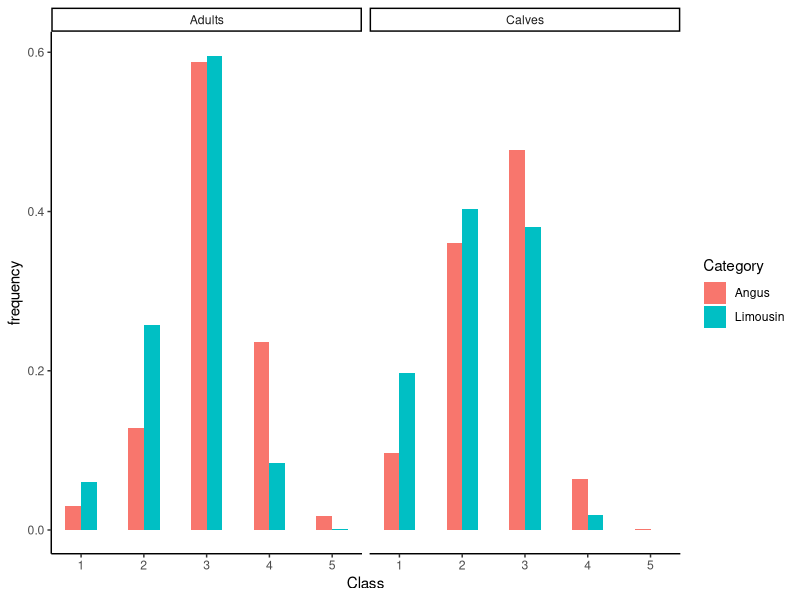
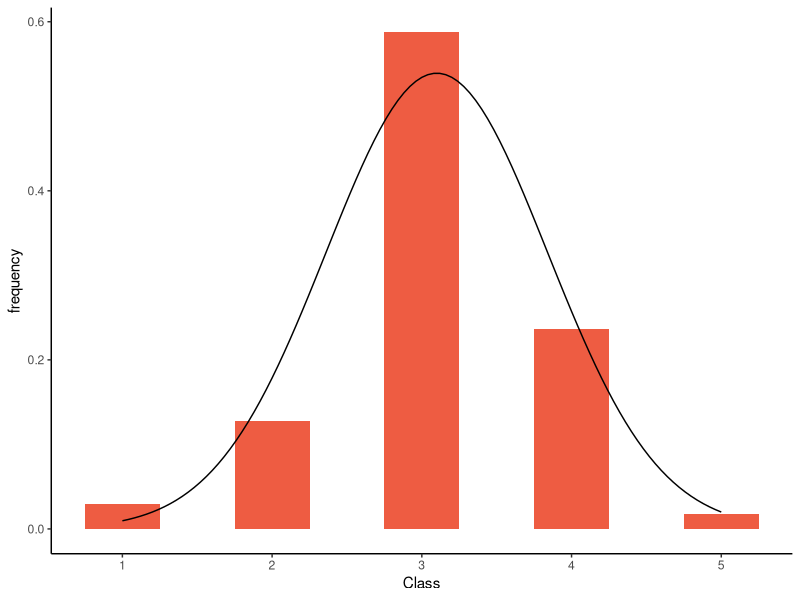
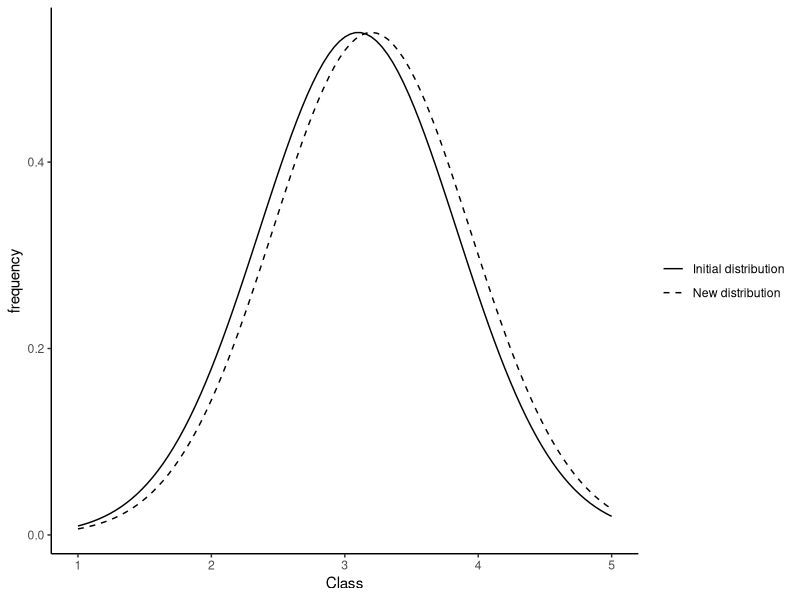

Write the R code that produced these figures, in order.
## ---- chunk 1
knitr::opts_chunk$set(echo = TRUE)
## ---- chunk 2
library(knitr)
library(kableExtra)
#Vectors of animal numbers Carcass fat 
#Angus with a=adults and c=calves.
Ancfc <- c(189,706,935,125,2)
Ancfa <- c(802,3415,15673,6314,481)
#Limousin with a=adults and c=calves.
Lmcfc <- c(735,1504,1419,72,0)
Lmcfa <- c(5102,21958,50705,7169,148)
#frequencies Carcass fat
#Angus with a=adults and c=calves.
Ancfc <- Ancfc/sum(Ancfc)
Ancfa <- Ancfa/sum(Ancfa)
#Limousin with a=adults and c=calves.
Lmcfc <- Lmcfc/sum(Lmcfc)
Lmcfa <- Lmcfa/sum(Lmcfa)

#Values Carcass fat classes
Vcf <- c(1:5)

#define number of rows
#x <- cbind(Vcf,Ancfc,Ancfa,Lmcfc,Lmcfa)
#colnames(x) <- c("class", "ANcalves", "ANadults", "LMcalves", "LMadults")
#kable(x, booktabs=T, caption="Population frequencies for each carcass fat class in Angus and Limousin calves and adults (Kunz, 2018)")
#x <- as.data.frame(x)
# settings barplot
library(ggplot2)
theme_set(theme_classic())
#set dataframe
x <-data.frame(Class=rep(c(1:5),times=2*2),Category=rep(c("Angus", "Limousin"),each=10), frequency=c(Ancfc,Ancfa,Lmcfc,Lmcfa))
x$Group <- rep(rep(c("Calves","Adults"),each=5),times=2)
# Plot
g <- ggplot(x,aes(Class,frequency))
g +facet_grid(~Group) + geom_bar(stat="identity", width=0.5, aes(fill=Category), position="dodge")+
  theme_classic()
## ---- chunk 3
library(ggplot2)
AncfaS <- 0.74
AncfaM <- 3.1
x <- data.frame(Class=Vcf,frequency=Ancfa)
g <- ggplot(x,aes(Class,frequency))
g + geom_bar(stat="identity", width=0.5, fill="tomato2") +
  stat_function(fun = dnorm, args = list(mean = AncfaM, sd = AncfaS))+
  theme_classic()
## ---- chunk 4
library(ggplot2)
x <- data.frame(Class=Vcf,frequency=Ancfa)
g <- ggplot(x,aes(Class,frequency,linetype="Mean"))
g + stat_function(fun = dnorm, args = list(mean = AncfaM, sd = AncfaS), aes(linetype="Initial distribution"))+
  stat_function(fun = dnorm, args = list(mean = AncfaM+0.1, sd = AncfaS),aes(linetype="New distribution"))+
    scale_linetype_manual(values=c("solid","dashed"), guide = guide_legend(title=NULL))+
  theme_classic()
  
